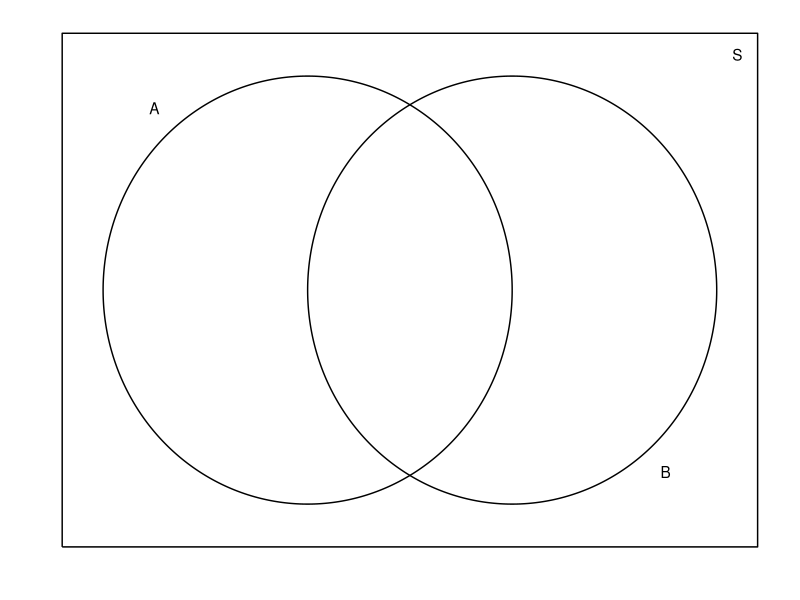
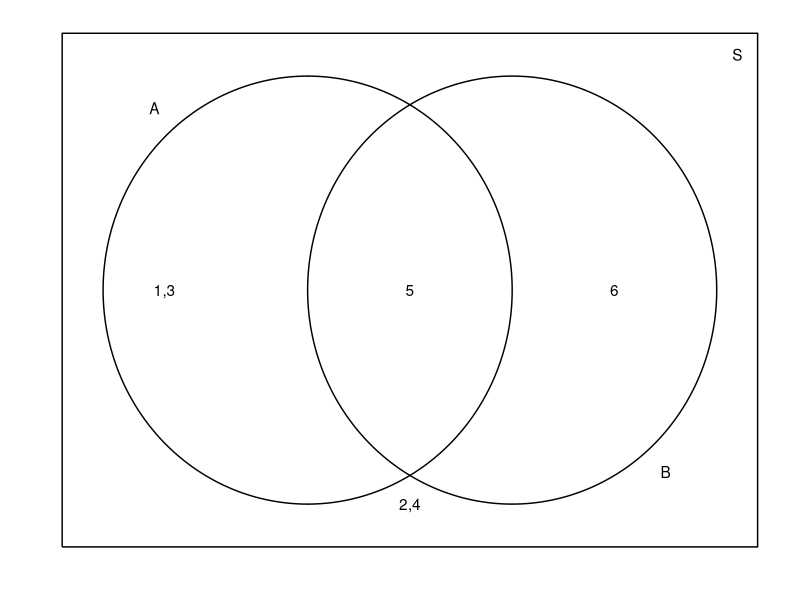
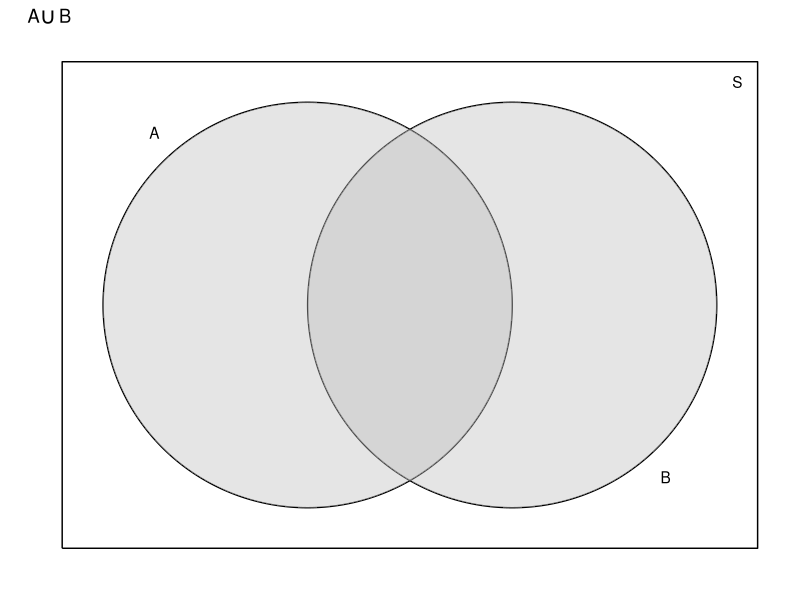
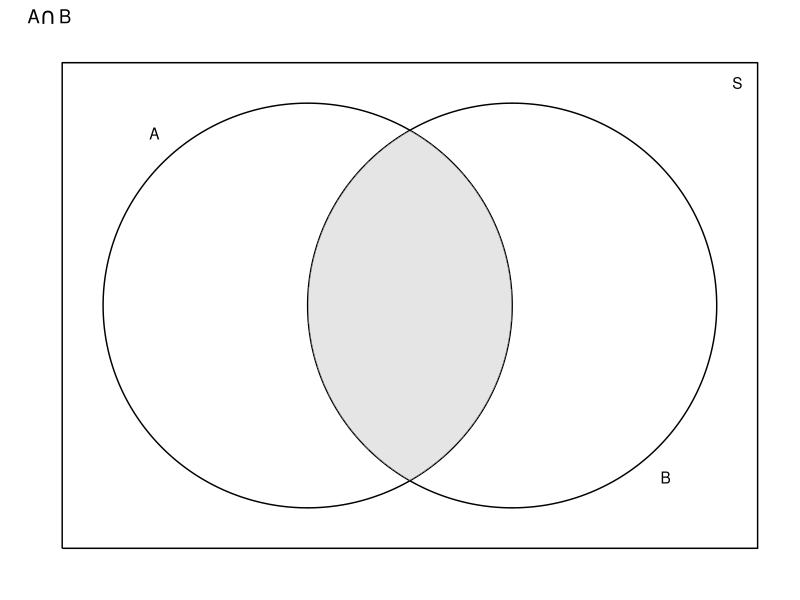
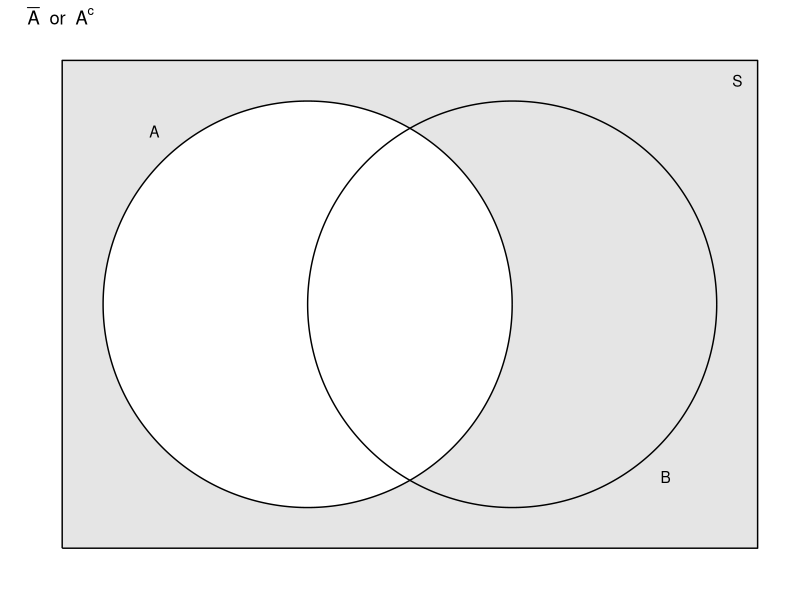
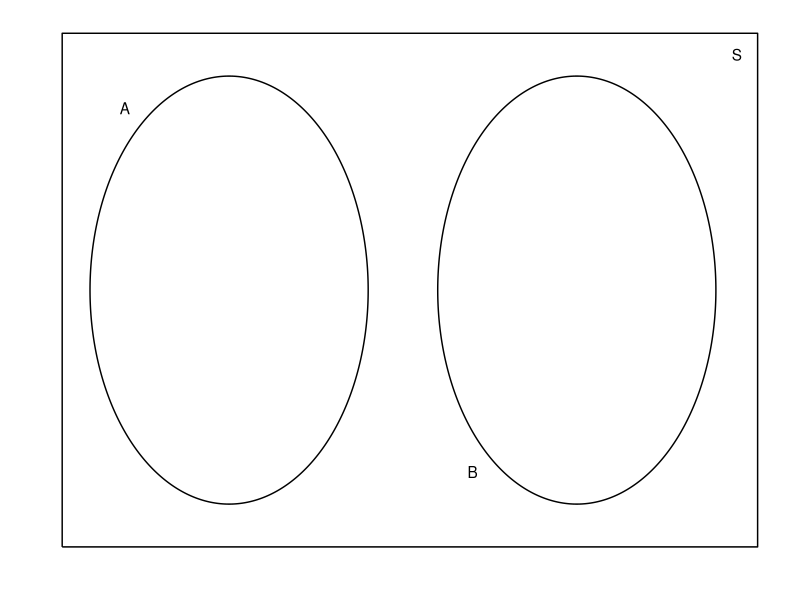
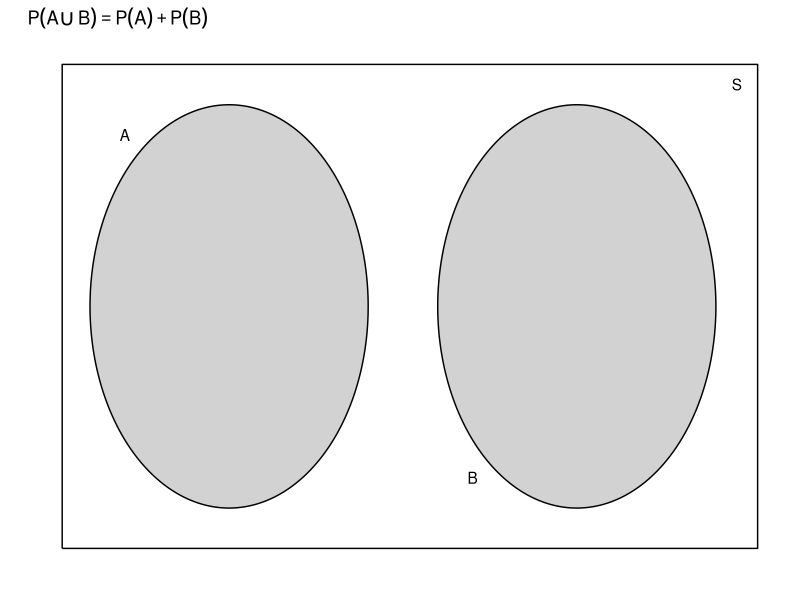
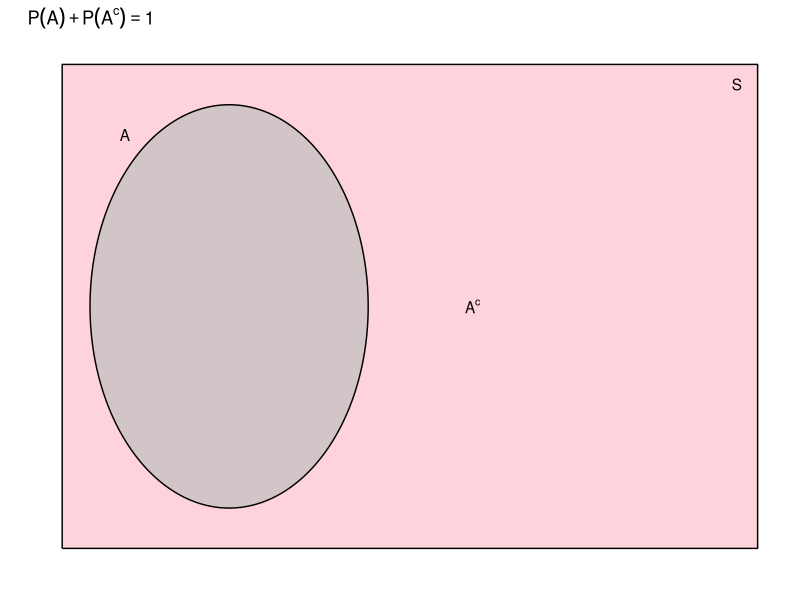

The R source for these figures, in order:
## ---- chunk 1
# Unattach any packages that happen to already be loaded. In general this is unecessary
# but is important for the creation of the book to not have package namespaces
# fighting unexpectedly.
pkgs = names(sessionInfo()$otherPkgs)
if( length(pkgs > 0)){
  pkgs = paste('package:', pkgs, sep = "")
  for( i in 1:length(pkgs)){
    detach(pkgs[i], character.only = TRUE, force=TRUE)
  }
}

# Set my default chunk options 
knitr::opts_chunk$set( fig.height=3 )
## ---- chunk 2
# Every chapter, we will load all the librarys we will use at the beginning
# of the chapter. 
library(ggplot2)    # graphing functions
library(dplyr)      # data summary tools
## ---- chunk 3
df.A <- data.frame(theta=seq(0,2*pi, length=1000)) %>%
        mutate(x = cos(theta),
               y = sin(theta),
               grp = 'A') %>%
        select(-theta)
df.B <- df.A %>% mutate( x = x+1, grp='B')
df.box <- data.frame( x=c(-1.2,  2.2, 2.2, -1.2, -1.2),
                      y=c(-1.2, -1.2 ,1.2,  1.2, -1.2),
                      grp='Box' )
df <- rbind(df.A, df.B, df.box)
df.label <- NULL %>%
  rbind( data.frame(x= -.75, y=  .85, label='A'),
         data.frame(x= 1.75, y= -.85, label='B'),
         data.frame(x=  2.1, y=  1.1, label='S'))
ggplot(df, aes(x=x, y=y)) + 
  geom_path( aes(group=grp)) +
  scale_x_continuous(breaks=NULL) +
  scale_y_continuous(breaks=NULL) +
  geom_text( data=df.label, aes(label=label)) +
  labs(x='', y='') + theme_minimal()
## ---- chunk 4
df.A <- data.frame(theta=seq(0,2*pi, length=1000)) %>%
        mutate(x = cos(theta),
               y = sin(theta),
               grp = 'A') %>%
        select(-theta)
df.B <- df.A %>% mutate( x = x+1, grp='B')
df.box <- data.frame( x=c(-1.2,  2.2, 2.2, -1.2, -1.2),
                      y=c(-1.2, -1.2 ,1.2,  1.2, -1.2),
                      grp='Box' )
df <- rbind(df.A, df.B, df.box)
df.label <- NULL %>%
  rbind( data.frame(x= -.75, y=  .85, label='A'),
         data.frame(x= 1.75, y= -.85, label='B'),
         data.frame(x=  2.1, y=  1.1, label='S'))
df.nums <- NULL %>%
  rbind( data.frame(x= -.7, y=0, label='1,3'),
         data.frame(x=  .5, y=0, label='5'),
         data.frame(x= 1.5, y=0, label='6'),
         data.frame(x=  .5, y=-1, label='2,4'))
ggplot(df, aes(x=x, y=y)) + 
  geom_path( aes(group=grp)) +
  scale_x_continuous(breaks=NULL) +
  scale_y_continuous(breaks=NULL) +
  geom_text( data=df.label, aes(label=label)) +
  geom_text( data=df.nums, aes(label=label)) +
  labs(x='', y='') + theme_minimal()
## ---- chunk 5
df.A <- data.frame(theta=seq(0,2*pi, length=1000)) %>%
        mutate(x = cos(theta),
               y = sin(theta),
               grp = 'A') %>%
        select(-theta)
df.B <- df.A %>% mutate( x = x+1, grp='B')
df.box <- data.frame( x=c(-1.2,  2.2, 2.2, -1.2, -1.2),
                      y=c(-1.2, -1.2 ,1.2,  1.2, -1.2),
                      grp='Box' )
df <- rbind(df.A, df.B, df.box)
df.label <- NULL %>%
  rbind( data.frame(x= -.75, y=  .85, label='A'),
         data.frame(x= 1.75, y= -.85, label='B'),
         data.frame(x=  2.1, y=  1.1, label='S'))
ggplot(df, aes(x=x, y=y)) + 
  geom_path( aes(group=grp)) +
  geom_polygon(data=df%>%filter(grp!='Box'), 
               aes(y=y, group=grp), alpha=.4, fill='grey') +
  scale_x_continuous(breaks=NULL) +
  scale_y_continuous(breaks=NULL) +
  geom_text( data=df.label, aes(label=label)) +
  labs(x='', y='') +
  ggtitle( expression(A*union(B))) +
  theme_minimal() 
## ---- chunk 6
df.A <- data.frame(theta=seq(0,2*pi, length=1000)) %>%
        mutate(x = cos(theta),
               y = sin(theta),
               grp = 'A') %>%
        select(-theta)
df.B <- df.A %>% mutate( x = x+1, grp='B')
df.Ac <- rbind(
  df.A %>% filter(x <= .5),
  df.B %>% filter(x <= .5))
df.AnB <- rbind(
  df.A %>% filter(x >= .5),
  df.B %>% filter(x <= .5))
df.Bc <- rbind(
  df.A %>% filter(x >= .5),
  df.B %>% filter(x >= .5))
df.box <- data.frame( x=c(-1.2,  2.2, 2.2, -1.2, -1.2),
                      y=c(-1.2, -1.2 ,1.2,  1.2, -1.2),
                      grp='Box' )
df <- rbind(df.A, df.B, df.box)
df.label <- NULL %>%
  rbind( data.frame(x= -.75, y=  .85, label='A'),
         data.frame(x= 1.75, y= -.85, label='B'),
         data.frame(x=  2.1, y=  1.1, label='S'))
ggplot(df, aes(x=x, y=y)) + 
  geom_path( aes(group=grp)) +
  geom_polygon(data=df.AnB, 
               aes(y=y), alpha=.4, fill='grey') +
  scale_x_continuous(breaks=NULL) +
  scale_y_continuous(breaks=NULL) +
  geom_text( data=df.label, aes(label=label)) +
  labs(x='', y='') +
  ggtitle( expression(A*intersect(B))) +
  theme_minimal() 
## ---- chunk 7
df.A <- data.frame(theta=seq(0,2*pi, length=1000)) %>%
        mutate(x = cos(theta),
               y = sin(theta),
               grp = 'A') %>%
        select(-theta)
df.B <- df.A %>% mutate( x = x+1, grp='B')
df.Ac <- rbind(
  df.A %>% filter(x <= .5),
  df.B %>% filter(x <= .5))
df.AnB <- rbind(
  df.A %>% filter(x >= .5),
  df.B %>% filter(x <= .5))
df.Bc <- rbind(
  df.A %>% filter(x >= .5),
  df.B %>% filter(x >= .5))
df.box <- data.frame( x=c(-1.2,  2.2, 2.2, -1.2, -1.2),
                      y=c(-1.2, -1.2 ,1.2,  1.2, -1.2),
                      grp='Box' )
df <- rbind(df.A, df.B, df.box)
df.label <- NULL %>%
  rbind( data.frame(x= -.75, y=  .85, label='A'),
         data.frame(x= 1.75, y= -.85, label='B'),
         data.frame(x=  2.1, y=  1.1, label='S'))
ggplot(df, aes(x=x, y=y)) + 
  geom_polygon(data=df.box, 
               aes(y=y), alpha=.4, fill='grey') +
  geom_polygon( data=df.A, fill='white') +
#  geom_polygon( data=df.B %>% filter(x <=.5), fill='grey', alpha=.4) +
  geom_path( aes(group=grp)) +
  scale_x_continuous(breaks=NULL) +
  scale_y_continuous(breaks=NULL) +
  geom_text( data=df.label, aes(label=label)) +
  labs(x='', y='') +
  ggtitle( expression( paste( bar(A), '  or  ', A^c )) ) +
  theme_minimal() 
## ---- chunk 8
df.A <- data.frame(theta=seq(0,2*pi, length=1000)) %>%
        mutate(x = cos(theta),
               y = sin(theta),
               grp = 'A') %>%
        select(-theta)
df.B <- df.A %>% mutate( x = x+2.5, grp='B')
df.box <- data.frame( x=c(-1.2,  3.8, 3.8, -1.2, -1.2),
                      y=c(-1.2, -1.2 ,1.2,  1.2, -1.2),
                      grp='Box' )
df <- rbind(df.A, df.B, df.box)
df.label <- NULL %>%
  rbind( data.frame(x= -.75, y=  .85, label='A'),
         data.frame(x= 1.75, y= -.85, label='B'),
         data.frame(x= 3.65, y=  1.1, label='S'))
ggplot(df, aes(x=x, y=y)) + 
  geom_path( aes(group=grp)) +
  scale_x_continuous(breaks=NULL) +
  scale_y_continuous(breaks=NULL) +
  geom_text( data=df.label, aes(label=label)) +
  labs(x='', y='') + theme_minimal()
## ---- chunk 9
df.A <- data.frame(theta=seq(0,2*pi, length=1000)) %>%
        mutate(x = cos(theta),
               y = sin(theta),
               grp = 'A') %>%
        select(-theta)
df.B <- df.A %>% mutate( x = x+2.5, grp='B')
df.box <- data.frame( x=c(-1.2,  3.8, 3.8, -1.2, -1.2),
                      y=c(-1.2, -1.2 ,1.2,  1.2, -1.2),
                      grp='Box' )
df <- rbind(df.A, df.B, df.box)
df.label <- NULL %>%
  rbind( data.frame(x= -.75, y=  .85, label='A'),
         data.frame(x= 1.75, y= -.85, label='B'),
         data.frame(x= 3.65, y=  1.1, label='S'))
ggplot(df, aes(x=x, y=y)) + 
  geom_polygon(data=df.A, fill='grey', alpha=.7) +
  geom_polygon(data=df.B, fill='grey', alpha=.7) +
  geom_path( aes(group=grp)) +
  scale_x_continuous(breaks=NULL) +
  scale_y_continuous(breaks=NULL) +
  geom_text( data=df.label, aes(label=label)) +
  labs(x='', y='') + 
  ggtitle(expression( P( A*union(B) ) == P(A) + P(B)  )) +
  theme_minimal()
## ---- chunk 10
df.A <- data.frame(theta=seq(0,2*pi, length=1000)) %>%
        mutate(x = cos(theta),
               y = sin(theta),
               grp = 'A') %>%
        select(-theta)
df.B <- df.A %>% mutate( x = x+2.5, grp='B')
df.box <- data.frame( x=c(-1.2,  3.8, 3.8, -1.2, -1.2),
                      y=c(-1.2, -1.2 ,1.2,  1.2, -1.2),
                      grp='Box' )
df <- rbind(df.A, df.box)
df.label <- NULL %>%
  rbind( data.frame(x= -.75, y=  .85, label='A'),
         data.frame(x= 1.75, y=    0, label='A^c'),
         data.frame(x= 3.65, y=  1.1, label='S'))
ggplot(df, aes(x=x, y=y)) + 
  geom_polygon(data=df.box, fill='pink', alpha=.7) + 
  geom_polygon(data=df.A, fill='grey', alpha=.7) +
  geom_path( aes(group=grp)) +
  scale_x_continuous(breaks=NULL) +
  scale_y_continuous(breaks=NULL) +
  geom_text( data=df.label, aes(label=label), parse=TRUE) +
  labs(x='', y='') +
  ggtitle(expression( P( A ) + P(A^c) == 1  )) +
  theme_minimal()
## ---- chunk 11
df.A <- data.frame(theta=seq(0,2*pi, length=1000)) %>%
        mutate(x = cos(theta),
               y = sin(theta),
               grp = 'A') %>%
        select(-theta)
df.B <- df.A %>% mutate( x = x+1, grp='B')
df.Ac <- rbind(
  df.A %>% filter(x <= .5),
  df.B %>% filter(x <= .5))
df.AnB <- rbind(
  df.A %>% filter(x >= .5),
  df.B %>% filter(x <= .5))
df.Bc <- rbind(
  df.A %>% filter(x >= .5),
  df.B %>% filter(x >= .5))
df.box <- data.frame( x=c(-1.2,  2.2, 2.2, -1.2, -1.2),
                      y=c(-1.2, -1.2 ,1.2,  1.2, -1.2),
                      grp='Box' )
df <- rbind(df.A, df.B, df.box)
df.label <- NULL %>%
  rbind( data.frame(x= -.75, y=  .85, label='A'),
         data.frame(x= 1.75, y= -.85, label='B'),
         data.frame(x=  2.1, y=  1.1, label='S'))
ggplot(df, aes(x=x, y=y)) + 
  geom_path( aes(group=grp)) +
  geom_polygon(data=df.A, alpha=.4, fill='red') +
  geom_polygon(data=df.B, alpha=.4, fill='blue') +
  scale_x_continuous(breaks=NULL) +
  scale_y_continuous(breaks=NULL) +
  geom_text( data=df.label, aes(label=label)) +
  labs(x='', y='') +
  ggtitle(expression( P(A*union(B)) == P(A) + P(B) - P(A*intersect(B)) )) +
  theme_minimal() 
## ---- chunk 12
df.A <- data.frame(theta=seq(0,2*pi, length=1000)) %>%
        mutate(x = cos(theta),
               y = sin(theta),
               grp = 'A') %>%
        select(-theta)
df.B <- df.A %>% mutate( x = x+1, grp='B')
df.Ac <- rbind(
  df.A %>% filter(x <= .5),
  df.B %>% filter(x <= .5))
df.AnB <- rbind(
  df.A %>% filter(x >= .5),
  df.B %>% filter(x <= .5))
df.Bc <- rbind(
  df.A %>% filter(x >= .5),
  df.B %>% filter(x >= .5))
df.box <- data.frame( x=c(-1.2,  2.2, 2.2, -1.2, -1.2),
                      y=c(-1.2, -1.2 ,1.2,  1.2, -1.2),
                      grp='Box' )
df <- rbind(df.A, df.B, df.box)
df.label <- NULL %>%
  rbind( data.frame(x= -.75, y=  .85, label='A'),
         data.frame(x= 1.75, y= -.85, label='B'),
         data.frame(x=  2.1, y=  1.1, label='S'))
ggplot(df, aes(x=x, y=y)) + 
  geom_path( aes(group=grp)) +
  geom_polygon(data=df.A, alpha=.4, fill='red') +
  geom_polygon(data=df.AnB, alpha=.4, fill='blue') +
  scale_x_continuous(breaks=NULL) +
  scale_y_continuous(breaks=NULL) +
  geom_text( data=df.label, aes(label=label)) +
  labs(x='', y='') +
  ggtitle(expression( P(A) == P(A*intersect(B^c)) + P(A*intersect(B)) )) +
  theme_minimal() 
## ---- chunk 13
data <- data.frame(x = 2:12, y = c(1:6,5:1)/36 )
ggplot(data, aes(x=x, y=y)) +
  geom_point() +
  geom_linerange(aes(ymax=y, ymin=0)) +
  ylab('Probability') + xlab('Sum') +
  ggtitle('Distribution of the sum of two dice') +
  scale_x_continuous(breaks = c(2,4,6,8,10,12)) +
  theme_bw()
## ---- chunk 14
distr <- data.frame(    clients = c( 0,   1,    2,    3,    4   ),    # two columns 
                    probability = c(0.3, 0.35, 0.20, 0.10, 0.05 ) )   # 

ggplot(distr, aes(x=clients)) +                   # graph with clients as the x-axis
  geom_point(aes(y=probability)) +                # where the dots go
  geom_linerange(aes(ymax=probability, ymin=0)) + # the vertical lines       
  theme_bw()                                      # set background color...
## ---- chunk 15
dist <- data.frame( x=0:3 ) %>% 
  mutate(probability = dbinom(x, size=3, prob=0.8))
ggplot(dist, aes(x=x)) +
  geom_point(aes(y=probability)) +
  geom_linerange(aes(ymax=probability, ymin=0)) +
  ggtitle('Binomial distribution: n=3, p=0.8') +
  theme_bw()
## ---- chunk 16
# If    X ~ Binomial(n=3, pi=0.8)
# Then  P( X = 2 | n=3, pi=0.8 ) =
dbinom(2, size=3, prob=0.8)
## ---- chunk 17
dist <- data.frame( x = 0:20 ) %>% 
  mutate(probability = dbinom(x, size=20, prob=0.1))
ggplot(dist, aes(x=x)) +
  geom_point(aes(y=probability)) +
  geom_linerange(aes(ymax=probability, ymin=0)) +
  ggtitle('Binomial distribution: n=20, p=0.1') +
  xlab('Number of Sites Occupied') +
  theme_bw()
## ---- chunk 18
# P(X=0) + P(X=1) + P(X=2)
sum <- dbinom(0, size=20, prob=0.1) + 
       dbinom(1, size=20, prob=0.1) + 
       dbinom(2, size=20, prob=0.1)
sum
# P(X <= 2)
pbinom(2, size=20, prob=0.1)
## ---- chunk 19
dist <- data.frame( NumCaught = 0:10 ) %>%
  mutate( probability = dpois( NumCaught, lambda=2.3 ) )
ggplot(dist, aes(x=NumCaught)) +
  geom_point( aes(y=probability) ) +
  geom_linerange(aes( ymax=probability, ymin=0)) +
  ggtitle(expression(paste('Poisson Distribution with  ', lambda == 2.3))) +
  labs(x='Number Caught') +
  theme_bw()            

# P( Y = 4)
dpois(4, lambda=2.3)
# P( Y <= 4)
ppois(4, lambda=2.3)
# 1-P(Y <= 4)  ==  P( Y > 4)  ==  P( Y >= 5)
1-ppois(4, 2.3)
## ---- chunk 20
data <- data.frame(x = seq(-.2, 1.2, length=1000)) %>%
  mutate( y = dunif(x))
ggplot(data, aes(x=x, y=y)) +
  geom_line() +
  labs(x='X', y='density', title='PDF of Uniform(0,1)') +
  geom_text(x=.5, y=.5, label='Area = 1') +
  theme_bw() 
## ---- chunk 21
data <- data.frame(x = seq(-.2, 1.2, length=1000)) %>%
  mutate( y = dunif(x))
ggplot(data, aes(x=x, y=y)) +
  geom_line() +
  geom_area(data=data %>% filter(x < .4), fill='grey', alpha=.4) +
  labs(x='X', y='density', title='PDF of Uniform(0,1)') +
  geom_text(x=.2, y=.5, label='P(X<=0.4) == 0.4', parse=TRUE) +
  theme_bw() 
## ---- chunk 22
data <- expand.grid(x=seq(0,10,length=1000), lambda = c(.5, 1, 2)) %>%
  mutate(y=dexp(x, rate = lambda),
         lambda = paste('lambda == ', lambda))
ggplot(data, aes(x=x, y=y)) +
  geom_area(fill='grey') +
  facet_grid(lambda~., labeller = labeller(lambda=label_parsed)) +
  labs(y='density') +
  theme_bw()
## ---- chunk 23
data <- data.frame(x=seq(0,5,length=1000), lambda = 2) %>%
  mutate(y=dexp(x, rate = lambda),
         grp = ifelse( x > 1, '> 1', '<= 1'))
ggplot(data, aes(x=x, y=y, fill=grp)) +
  geom_area() +
  labs(y='density') +
  theme_bw()
## ---- chunk 24
# P(X > 1)  == 1 - P(X <= 1)
1 - pexp(1, rate=2)
## ---- chunk 25
data <- rbind(data.frame(x=seq(-5,8,length=2000), grp=1, mu=0, sigma=1),
              data.frame(x=seq(-5,8,length=2000), grp=2, mu=2, sigma=2),
              data.frame(x=seq(-5,8,length=2000), grp=3, mu=-3, sigma=0.6)) %>%
  mutate(y=dnorm(x, mean=mu, sd=sigma),
         mu = paste('mu == ', mu),
         sigma = paste('sigma ==', sigma))
label.df <- data.frame( grp=rep(1:3, each=2), label=c('mu == 0','sigma == 1', 'mu == 2','sigma == 2', 'mu==-3','sigma == 0.6'),
                        x = c(0,0, 4.8,4.8, -4.15,-4.15), y= c(.45,.43,  .15,.13, .55,.53))
ggplot(data, aes(x=x, y=y, color=factor(grp))) +
  geom_line() +
  geom_text(data=label.df, aes(label=label), parse=TRUE) +
  labs(y='density') +
  theme_bw() +
  scale_color_discrete(guide=FALSE)
## ---- chunk 26
distr <- data.frame(x=seq(57, 82, length=1000)) %>%
  mutate( density = dnorm(x, mean=70, sd=3),
          group = ifelse(x<=64, 'Shorter','Taller') )
ggplot(distr, aes(x=x, y=density, fill=group)) +
  geom_line() +
  geom_area() +
  theme_bw()
## ---- chunk 27
pnorm(64, mean=70, sd=3)
## ---- chunk 28
qnorm(.8, mean=0, sd=1)
## ---- chunk 29
data <- data.frame(x=seq(-3.5,3.5,by=.1)) %>%
  mutate(y=dnorm(x))
data <- rbind( data %>% mutate(sd=1),
               data %>% mutate(sd=2),
               data %>% mutate(sd=3)) %>%
  mutate(CI = ifelse( -sd <= x & x <= sd, 'In', 'Out'),
         label = ifelse( sd == 1, '68%', ifelse(sd == 2, '95%', '99.7%')),
         sd = paste('mu %+-%', sd, '* sigma'))
ggplot(data, aes(x=x,y=y)) + 
  geom_line() +
  facet_grid(sd ~ ., labeller=label_parsed) + 
  geom_area(data=data %>% filter(CI=='In'), fill='grey') +
  geom_text(x=0, y=.2, aes(label=label)) +
  scale_x_continuous(breaks=-3:3, labels=parse(text=paste(-3:3, '*sigma')) ) +
  labs(x='', y='density') +
  theme_bw()
